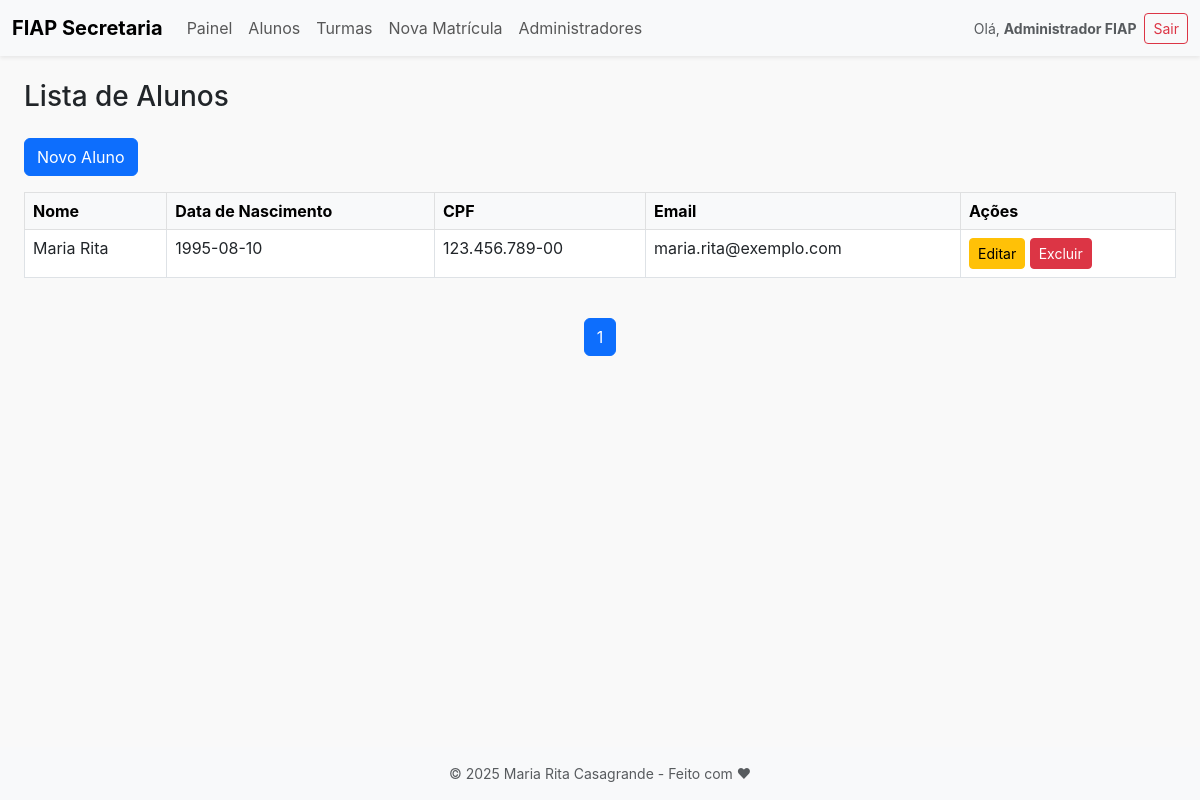
Page /index.php?page=alunos&action=listar (signed in) on the earlier database version.
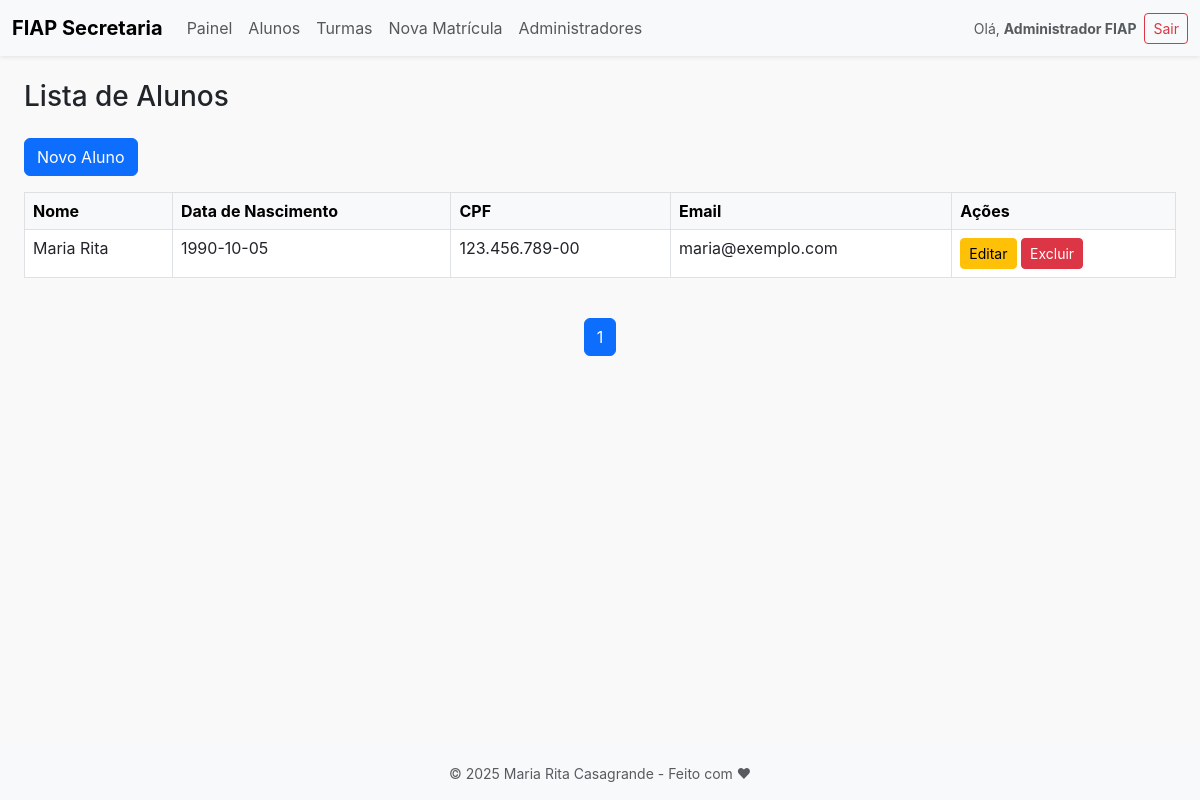
Same page on the later database version.
### tables this page shows
CREATE TABLE alunos (
    id INT AUTO_INCREMENT PRIMARY KEY,
    nome VARCHAR(100) NOT NULL,
    data_nascimento DATE NOT NULL,
    cpf VARCHAR(14) NOT NULL UNIQUE,
    email VARCHAR(100) NOT NULL UNIQUE,
    senha VARCHAR(255) NOT NULL,
    criado_em TIMESTAMP DEFAULT CURRENT_TIMESTAMP
);

### controllers/AlunoController.php (called while the page is built, shortened)
<?php
require_once BASE_PATH . '/models/Aluno.php';
class AlunoController
{
    private $model;
    public function __construct()
    {
        $this->model = new Aluno();
    }
    public function listar()
    {
        $pagina = isset($_GET['pagina']) ? max(1, (int) $_GET['pagina']) : 1;
        $limite = 10;
        $alunos = $this->model->listar($pagina, $limite);
        $totalPaginas = $this->model->totalPaginas($limite);
        include BASE_PATH . '/views/alunos/listar.php';
    }
}

### models/Aluno.php (called while the page is built, shortened)
<?php
class Aluno
{
    public function listar($pagina = 1, $limite = 10)
    {
        $offset = ($pagina - 1) * $limite;
        $conn = (new Database())->connect();
        $stmt = $conn->prepare("SELECT * FROM alunos ORDER BY nome ASC LIMIT :limite OFFSET :offset");
        $stmt->bindValue(':limite', $limite, PDO::PARAM_INT);
        $stmt->bindValue(':offset', $offset, PDO::PARAM_INT);
        $stmt->execute();
        return $stmt->fetchAll(PDO::FETCH_ASSOC);
    }
    public function totalPaginas($limite = 10)
    {
        $conn = (new Database())->connect();
        $stmt = $conn->query("SELECT COUNT(*) AS total FROM alunos");
        $total = $stmt->fetch(PDO::FETCH_ASSOC)['total'] ?? 0;
        return ceil($total / $limite);
    }
}

### views/alunos/listar.php (the view)
<?php include BASE_PATH . '/views/partials/header.php'; ?>
<div class="container-fluid px-4">
    <h1 class="mb-4 fs-3">Lista de Alunos</h1>
    <div class="mb-3">
        <a href="index.php?page=alunos&action=criar" class="btn btn-primary">Novo Aluno</a>
    </div>
    <div class="table-responsive">
        <table class="table table-bordered table-hover">
            <thead class="table-light">
                <tr>
                    <th>Nome</th>
                    <th>Data de Nascimento</th>
                    <th>CPF</th>
                    <th>Email</th>
                    <th>Ações</th>
                </tr>
            </thead>
            <tbody>
                <?php if (!empty($alunos)): ?>
                    <?php foreach ($alunos as $aluno): ?>
                        <tr>
                            <td><?= htmlspecialchars($aluno['nome']) ?></td>
                            <td><?= htmlspecialchars($aluno['data_nascimento']) ?></td>
                            <td><?= htmlspecialchars($aluno['cpf']) ?></td>
                            <td><?= htmlspecialchars($aluno['email']) ?></td>
                            <td>
                                <a href="index.php?page=alunos&action=editar&id=<?= $aluno['id'] ?>"
                                    class="btn btn-sm btn-warning">Editar</a>
                                <a href="index.php?page=alunos&action=excluir&id=<?= $aluno['id'] ?>"
                                    class="btn btn-sm btn-danger"
                                    onclick="return confirm('Tem certeza que deseja excluir este aluno?')">Excluir</a>
                            </td>
                        </tr>
                    <?php endforeach; ?>
                <?php else: ?>
                    <tr>
                        <td colspan="5" class="text-center">Nenhum aluno cadastrado.</td>
                    </tr>
                <?php endif; ?>
            </tbody>
        </table>
    </div>
    <nav class="mt-4">
        <ul class="pagination justify-content-center">
            <?php for ($i = 1; $i <= $totalPaginas; $i++): ?>
                <li class="page-item <?= ($i == ($_GET['pagina'] ?? 1)) ? 'active' : '' ?>">
                    <a class="page-link" href="index.php?page=alunos&action=listar&pagina=<?= $i ?>">
                        <?= $i ?>
                    </a>
                </li>
            <?php endfor; ?>
        </ul>
    </nav>
</div>
<?php include BASE_PATH . '/views/partials/footer.php'; ?>

Differences in the rows shown:
changed alunos "Maria Rita": data_nascimento "1995-08-10" → "1990-10-05"; email "maria.rita@exemplo.com" → "maria@exemplo.com"
